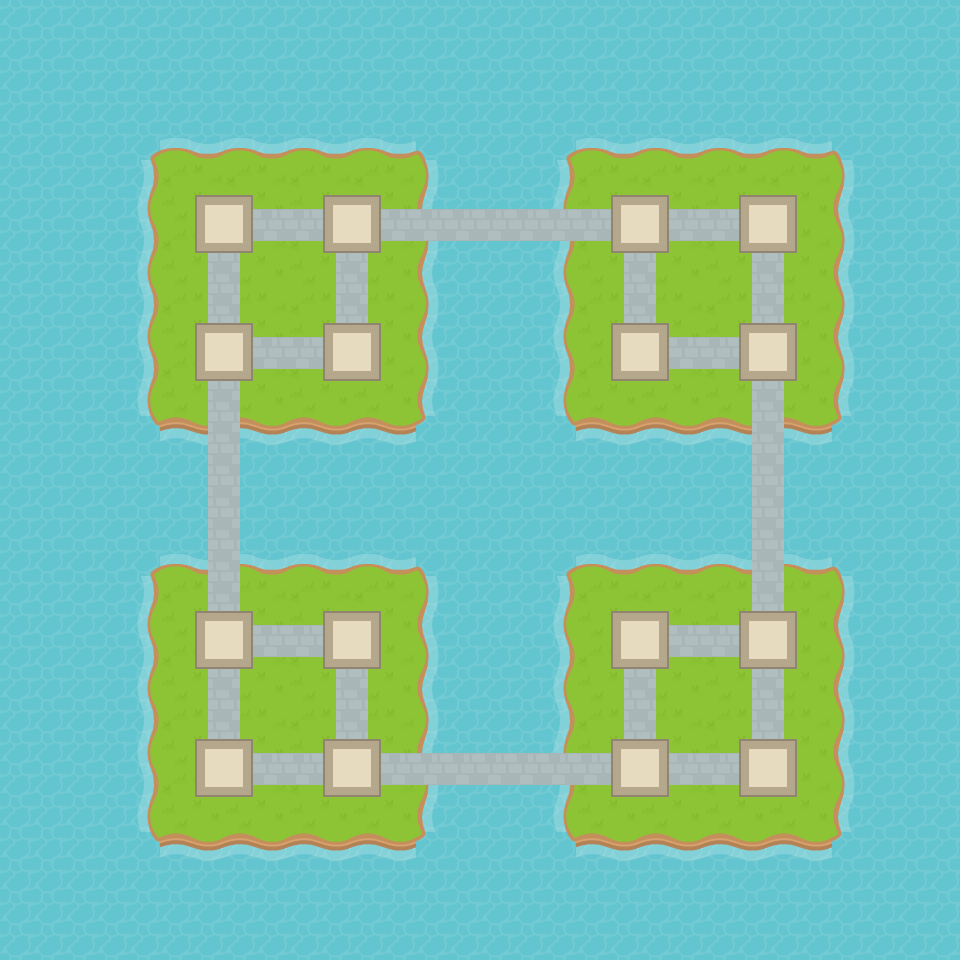

A 2D game scene composited from a Tiled map and its tileset images. What follows is a short description and the map's XML, with each tile layer's data collapsed to a summary:
An orthogonal 30x30 tile map with 32x32 px tiles, 3 tile layers (Islands, Connection, Points), 3 tilesets and 36 objects (AA, AC, AD, AB, BA, ...).

<map version="1.0" orientation="orthogonal" renderorder="right-up" width="30" height="30" tilewidth="32" tileheight="32" nextobjectid="50">
 <tileset firstgid="1" name="Islands" tilewidth="64" tileheight="64">
  <tile id="0">
   <image width="64" height="64" source="KenneyRPGpack/PNG/rpgTile000.png" />
  </tile>
  <tile id="1">
   <image width="64" height="64" source="KenneyRPGpack/PNG/rpgTile001.png" />
  </tile>
  <tile id="2">
   <image width="64" height="64" source="KenneyRPGpack/PNG/rpgTile002.png" />
  </tile>
  <tile id="3">
   <image width="64" height="64" source="KenneyRPGpack/PNG/rpgTile003.png" />
  </tile>
  <tile id="4">
   <image width="64" height="64" source="KenneyRPGpack/PNG/rpgTile004.png" />
  </tile>
  <tile id="5">
   <image width="64" height="64" source="KenneyRPGpack/PNG/rpgTile005.png" />
  </tile>
  <tile id="6">
   <image width="64" height="64" source="KenneyRPGpack/PNG/rpgTile006.png" />
  </tile>
  <tile id="7">
   <image width="64" height="64" source="KenneyRPGpack/PNG/rpgTile007.png" />
  </tile>
  <tile id="8">
   <image width="64" height="64" source="KenneyRPGpack/PNG/rpgTile008.png" />
  </tile>
  <tile id="9">
   <image width="64" height="64" source="KenneyRPGpack/PNG/rpgTile009.png" />
  </tile>
  <tile id="10">
   <image width="64" height="64" source="KenneyRPGpack/PNG/rpgTile010.png" />
  </tile>
  <tile id="11">
   <image width="64" height="64" source="KenneyRPGpack/PNG/rpgTile011.png" />
  </tile>
  <tile id="12">
   <image width="64" height="64" source="KenneyRPGpack/PNG/rpgTile012.png" />
  </tile>
  <tile id="13">
   <image width="64" height="64" source="KenneyRPGpack/PNG/rpgTile013.png" />
  </tile>
  <tile id="14">
   <image width="64" height="64" source="KenneyRPGpack/PNG/rpgTile014.png" />
  </tile>
  <tile id="15">
   <image width="64" height="64" source="KenneyRPGpack/PNG/rpgTile018.png" />
  </tile>
  <tile id="16">
   <image width="64" height="64" source="KenneyRPGpack/PNG/rpgTile019.png" />
  </tile>
  <tile id="17">
   <image width="64" height="64" source="KenneyRPGpack/PNG/rpgTile020.png" />
  </tile>
  <tile id="18">
   <image width="64" height="64" source="KenneyRPGpack/PNG/rpgTile021.png" />
  </tile>
  <tile id="19">
   <image width="64" height="64" source="KenneyRPGpack/PNG/rpgTile022.png" />
  </tile>
  <tile id="20">
   <image width="64" height="64" source="KenneyRPGpack/PNG/rpgTile023.png" />
  </tile>
  <tile id="21">
   <image width="64" height="64" source="KenneyRPGpack/PNG/rpgTile024.png" />
  </tile>
  <tile id="22">
   <image width="64" height="64" source="KenneyRPGpack/PNG/rpgTile025.png" />
  </tile>
  <tile id="23">
   <image width="64" height="64" source="KenneyRPGpack/PNG/rpgTile026.png" />
  </tile>
  <tile id="24">
   <image width="64" height="64" source="KenneyRPGpack/PNG/rpgTile027.png" />
  </tile>
  <tile id="25">
   <image width="64" height="64" source="KenneyRPGpack/PNG/rpgTile028.png" />
  </tile>
  <tile id="26">
   <image width="64" height="64" source="KenneyRPGpack/PNG/rpgTile029.png" />
  </tile>
  <tile id="27">
   <image width="64" height="64" source="KenneyRPGpack/PNG/rpgTile030.png" />
  </tile>
  <tile id="28">
   <image width="64" height="64" source="KenneyRPGpack/PNG/rpgTile031.png" />
  </tile>
  <tile id="29">
   <image width="64" height="64" source="KenneyRPGpack/PNG/rpgTile032.png" />
  </tile>
  <tile id="30">
   <image width="64" height="64" source="KenneyRPGpack/PNG/rpgTile036.png" />
  </tile>
  <tile id="31">
   <image width="64" height="64" source="KenneyRPGpack/PNG/rpgTile037.png" />
  </tile>
  <tile id="32">
   <image width="64" height="64" source="KenneyRPGpack/PNG/rpgTile038.png" />
  </tile>
  <tile id="33">
   <image width="64" height="64" source="KenneyRPGpack/PNG/rpgTile039.png" />
  </tile>
  <tile id="34">
   <image width="64" height="64" source="KenneyRPGpack/PNG/rpgTile040.png" />
  </tile>
  <tile id="35">
   <image width="64" height="64" source="KenneyRPGpack/PNG/rpgTile041.png" />
  </tile>
  <tile id="36">
   <image width="64" height="64" source="KenneyRPGpack/PNG/rpgTile042.png" />
  </tile>
  <tile id="37">
   <image width="64" height="64" source="KenneyRPGpack/PNG/rpgTile043.png" />
  </tile>
  <tile id="38">
   <image width="64" height="64" source="KenneyRPGpack/PNG/rpgTile044.png" />
  </tile>
  <tile id="39">
   <image width="64" height="64" source="KenneyRPGpack/PNG/rpgTile045.png" />
  </tile>
  <tile id="40">
   <image width="64" height="64" source="KenneyRPGpack/PNG/rpgTile046.png" />
  </tile>
 </tileset>
 <tileset firstgid="42" name="Points" tilewidth="64" tileheight="64">
  <tile id="0">
   <image width="64" height="64" source="KenneyRPGpack/PNG/rpgTile144.png" />
  </tile>
  <tile id="1">
   <image width="64" height="64" source="tileSelected.png" />
  </tile>
 </tileset>
 <tileset firstgid="44" name="rpgTile061" tilewidth="32" tileheight="32" spacing="1" margin="1">
  <tileoffset x="16" y="17" />
  <image source="KenneyRPGpack/PNG/rpgTile061.png" width="64" height="64" />
 </tileset>
 <layer name="Islands" width="30" height="30">
  <data>[900 cells, 386 non-empty, 10 distinct tile ids]</data>
 </layer>
 <layer name="Connection" width="30" height="30">
  <data>[900 cells, 80 non-empty, 1 distinct tile ids]</data>
 </layer>
 <layer name="Points" width="30" height="30">
  <data>[900 cells, 16 non-empty, 1 distinct tile ids]</data>
 </layer>
 <objectgroup name="PointObjects">
  <object id="11" name="AA" x="195.533" y="193.347" width="56.9268" height="56.93" />
  <object id="12" name="AC" x="195.533" y="321.541" width="56.9268" height="56.9268" />
  <object id="13" name="AD" x="322.423" y="321.541" width="56.9268" height="56.9268" />
  <object id="14" name="AB" x="322.423" y="194.217" width="56.9268" height="56.9268" />
  <object id="15" name="BA" x="612.272" y="193.347" width="56.9268" height="56.9268" />
  <object id="16" name="BC" x="611.838" y="321.541" width="56.9268" height="56.9268" />
  <object id="17" name="BD" x="740.032" y="321.107" width="56.9268" height="56.9268" />
  <object id="18" name="BB" x="740.466" y="194.651" width="56.9268" height="56.9268" />
  <object id="19" name="DA" x="610.968" y="610.087" width="56.9268" height="56.9268" />
  <object id="20" name="DB" x="740.032" y="609.217" width="56.9268" height="56.9268" />
  <object id="21" name="DC" x="610.968" y="738.715" width="56.9268" height="56.9268" />
  <object id="22" name="DD" x="739.162" y="738.715" width="56.9268" height="56.9268" />
  <object id="23" name="CA" x="195.533" y="610.087" width="56.9268" height="56.9268" />
  <object id="24" name="CC" x="195.968" y="737.846" width="56.9268" height="56.9268" />
  <object id="25" name="CD" x="322.858" y="738.715" width="56.9268" height="56.9268" />
  <object id="26" name="CB" x="323.292" y="610.956" width="56.9268" height="56.9268" />
 </objectgroup>
 <objectgroup name="PathObjects">
  <object id="28" name="AA-AB" x="256.071" y="207.577" width="67.8164" height="30.4005" />
  <object id="29" name="AC-AD" x="255.487" y="334.855" width="67.8164" height="30.4005" />
  <object id="30" name="BA-BB" x="672.909" y="207.407" width="67.8164" height="30.4005" />
  <object id="31" name="BC-BD" x="671.909" y="336.609" width="67.8164" height="30.4005" />
  <object id="32" name="DA-DB" x="671.909" y="623.66" width="67.8164" height="30.4005" />
  <object id="33" name="DC-DD" x="671.909" y="751.693" width="67.8164" height="30.4005" />
  <object id="34" name="CC-CD" x="255.825" y="752.862" width="67.8164" height="30.4005" />
  <object id="35" name="CA-CB" x="255.656" y="623.491" width="67.8164" height="30.4005" />
  <object id="38" name="CA-CC" x="208.471" y="665.922" width="32.1543" height="70.4" />
  <object id="39" name="CB-CD" x="337.673" y="667.091" width="32.1543" height="70.4" />
  <object id="40" name="AA-AC" x="210.225" y="249.669" width="32.1543" height="70.4" />
  </objectgroup>
</map>
<!-- 9 of 36 objects omitted -->
